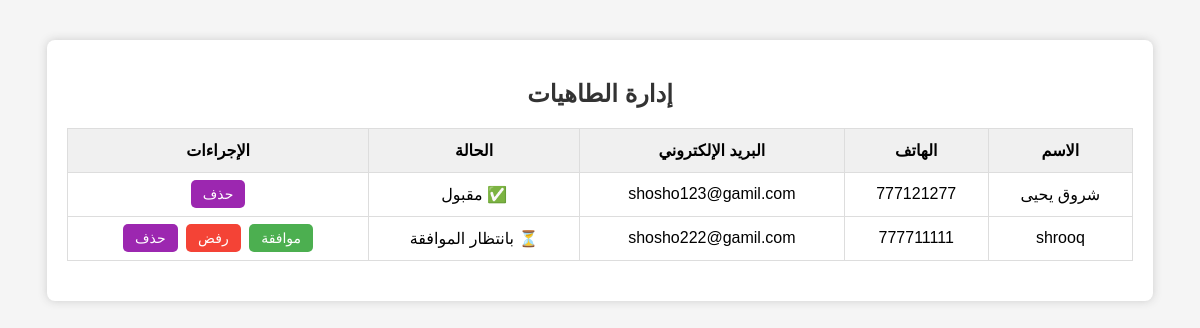
Before: /admin/chefs with the older database file.
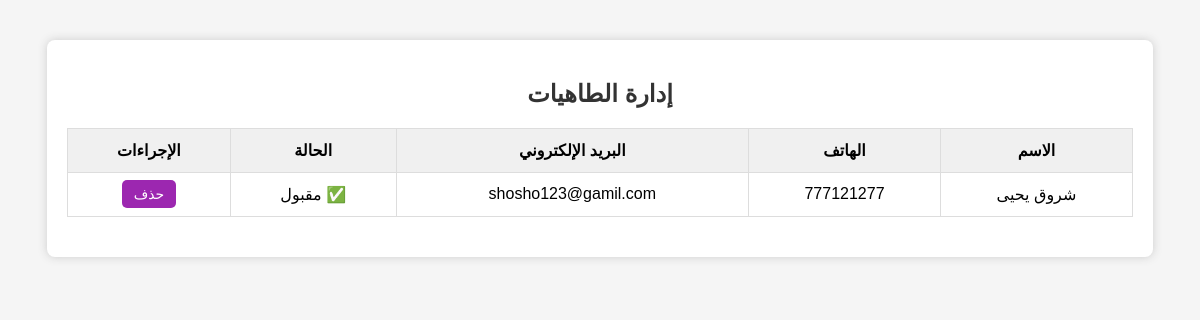
After: the same page with the newer database file.
### app/models/user_model.py (models this page shows, shortened)
class User(db.Model):
    __tablename__ = "users"
    id = db.Column(db.Integer, primary_key=True, autoincrement=True)
    name = db.Column(db.String(100), nullable=False)
    email = db.Column(db.String(120), unique=True, nullable=True)
    phone = db.Column(db.String(20), unique=True, nullable=False)
    password_hash = db.Column(db.String(200), nullable=False)
    role = db.Column(db.String(20), nullable=False, default="customer")
    status = db.Column(db.String(20), default="pending")
    created_at = db.Column(db.DateTime, default=datetime.utcnow)
    kitchen = db.relationship("Kitchen", backref="user", uselist=False)
    orders = db.relationship(
        "Order",
        back_populates="user",
        foreign_keys="Order.user_id",
        cascade="all, delete-orphan"
    )
    customer_orders = db.relationship(
        "Order",
        back_populates="customer",
        foreign_keys="Order.customer_id"
    )

### app/routes/admin_routes.py (the view)
@admin.route("/admin/chefs")
def admin_chefs():
    chefs = User.query.filter_by(role="chef").all()
    return render_template("admin/chefs.html", chefs=chefs)

### app/templates/admin/chefs.html (shortened to what this page needs)
<!DOCTYPE html>
<html lang="ar">
<head>
</head>
<body>
    <div class="container">
        <h2>إدارة الطاهيات</h2>
        <table>
            <tr>
                <th>الاسم</th>
                <th>الهاتف</th>
                <th>البريد الإلكتروني</th>
                <th>الحالة</th>
                <th>الإجراءات</th>
            </tr>
            {% for chef in chefs %}
            <tr>
                <td>{{ chef.name }}</td>
                <td>{{ chef.phone }}</td>
                <td>{{ chef.email or "—" }}</td>
                <td>
                    {% if chef.status == "pending" %}
                        ⏳ بانتظار الموافقة
                    {% elif chef.status == "approved" %}
                        ✅ مقبول
                    {% elif chef.status == "rejected" %}
                        ❌ مرفوض
                    {% endif %}
                </td>
                <td>
                    {% if chef.status == "pending" %}
                        <a href="{{ url_for('admin.approve_chef', id=chef.id) }}" class="btn btn-approve">موافقة</a>
                        <a href="{{ url_for('admin.reject_chef', id=chef.id) }}" class="btn btn-reject">رفض</a>
                    {% endif %}
                    <a href="{{ url_for('admin.delete_chef', chef_id=chef.id) }}" class="btn btn-delete">حذف</a>
                </td>
            </tr>
            {% endfor %}
        </table>
    </div>
</body>
</html>

Changed rows visible on the page:
removed User: name "shrooq", phone "777711111", email "shosho222@gamil.com", status "⏳ بانتظار الموافقة"
